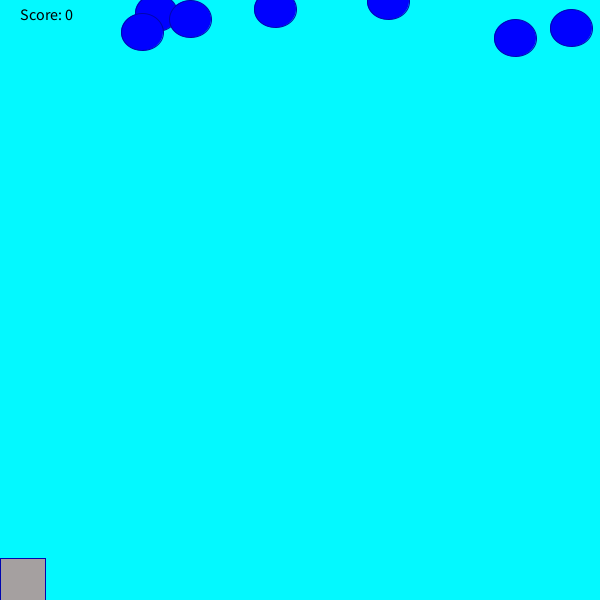
Frame 1 (no input)
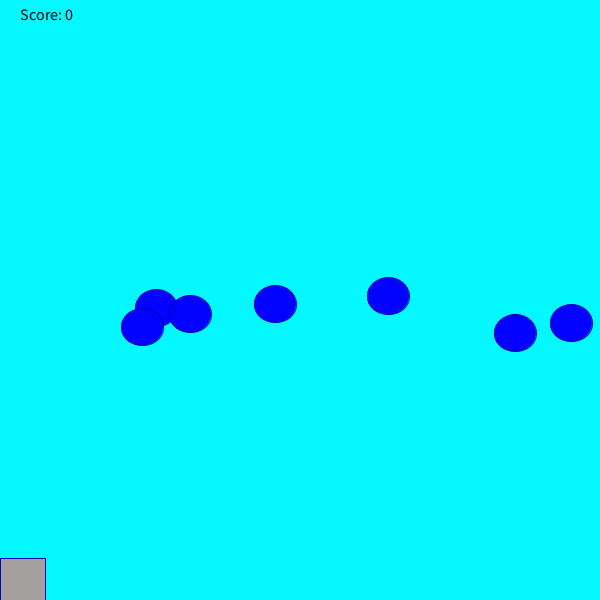
Frame 60 (the mouse pressed at the canvas centre just before this capture)
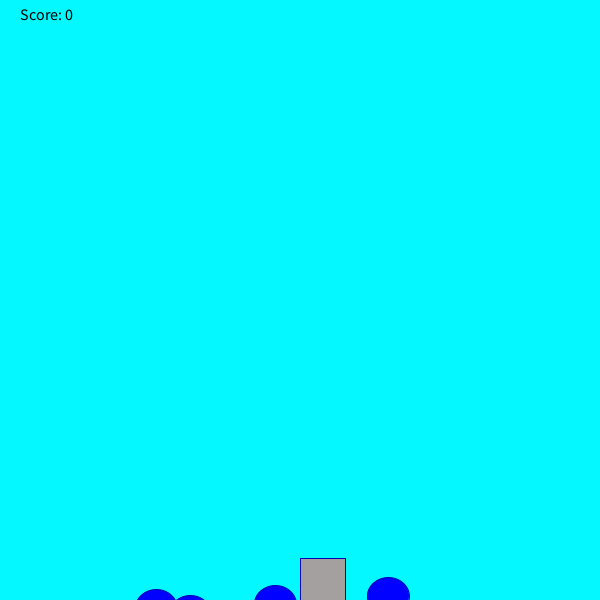
Frame 120 (the mouse held since frame 60 and released just before this capture)

The Processing sketch that drew these frames (run headless with seeded random() and noise(); from frame 60 on, the mouse is pressed at the canvas centre):

// Processing sketch: RainGame
// ── RainGame.pde
int elly = 1;
int score = 0;
    int randomNumber = (int) random(601);
    int randomNumber2 = (int) random(601);
    int randomNumber3 = (int) random(601);
    int randomNumber4 = (int) random(601);
    int randomNumber5 = (int) random(601);
    int randomNumber6 = (int) random(601);
    int randomNumber7 = (int) random(601);
    int randomNumber8 = (int) random(601);
void setup(){
   size(600, 600);
}
void draw(){
    background(#03F9FF);
     fill(0, 1, 255);
    stroke(0, 5, 175);
    ellipse(randomNumber, elly+0, 42, 37);
    ellipse(randomNumber2, elly+12, 42, 37);
    ellipse(randomNumber3, elly+27, 42, 37);
    ellipse(randomNumber4, elly+31, 42, 37);
    ellipse(randomNumber5, elly+37, 42, 37);
    ellipse(randomNumber6, elly+18, 42, 37);
    ellipse(randomNumber7, elly+8, 42, 37);
      fill(0, 0, 0);
    textSize(16);
    text("Score: " + score, 20, 20);
    fill(#A5A0A0);
    rect(mouseX, 558, 45, 52);
    elly+=5;
  if(elly==558){
      checkCatch(randomNumber);
    }
     if(elly+12==558){
      checkCatch(randomNumber2);
    }
      if(elly+27==558){
      checkCatch(randomNumber3);
     }
      if(elly+31==558){
      checkCatch(randomNumber4);
     }
     if(elly+37==558){
      checkCatch(randomNumber5);
     }
      if( elly+18==558){
      checkCatch(randomNumber6);
    }
    if(elly+8==558){
      checkCatch(randomNumber7);
     }
    if(elly>=600){
   elly=0;
   randomNumber = (int) random(601);
   randomNumber2 = (int) random(601);
   randomNumber3 = (int) random(601);
   randomNumber4 = (int) random(601);
   randomNumber5 = (int) random(601);
   randomNumber6 = (int) random(601);
   randomNumber7 = (int) random(601);
    }
   
    // rect(590, 300, int width, int height);
}
 void checkCatch(int x){
         if (x > mouseX && x < mouseX+100)
            score++;
      
        println("Your score is now: " + score);
        
        
        
        
    }
